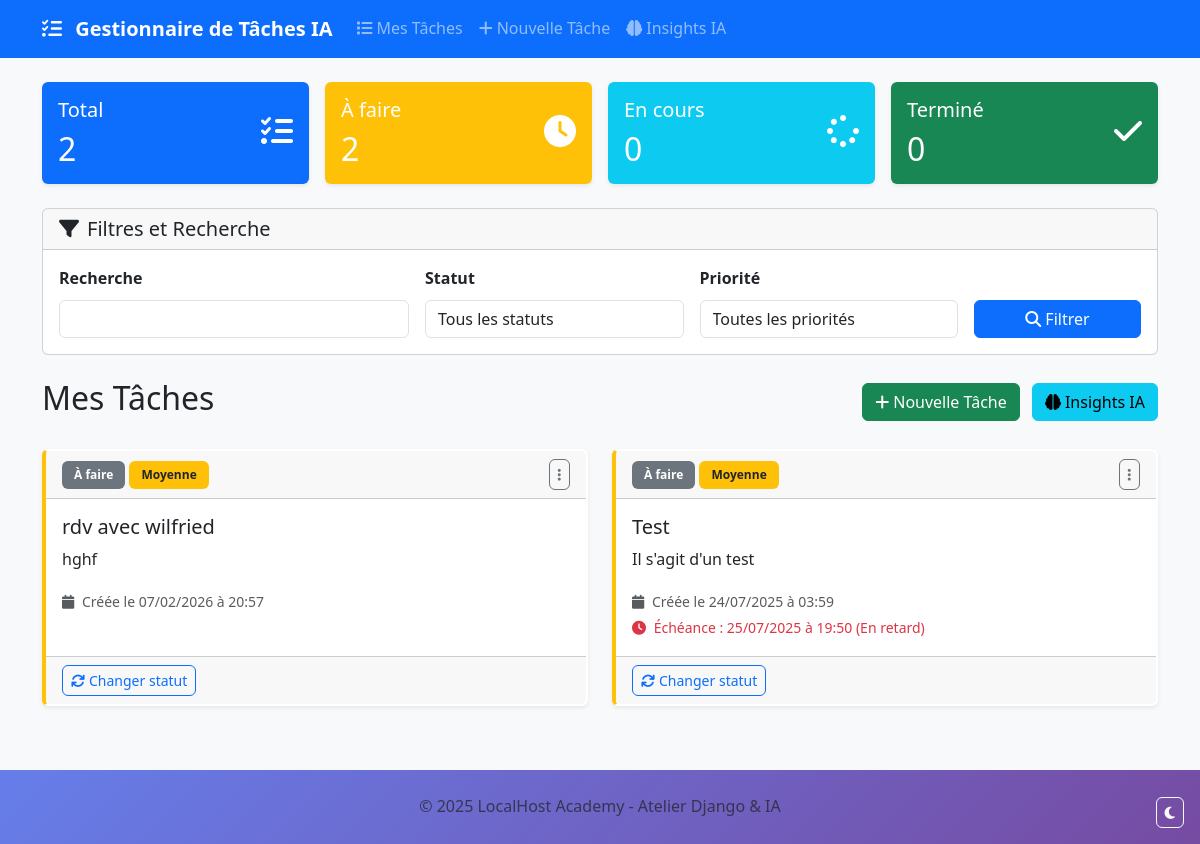
The page / on the database its author committed.
### tasks/models.py (models this page shows, shortened)
class Task(models.Model):
    STATUS_CHOICES = [
        ('todo', 'À faire'),
        ('doing', 'En cours'),
        ('done', 'Terminé'),
    ]
    PRIORITY_CHOICES = [
        ('low', 'Basse'),
        ('medium', 'Moyenne'),
        ('high', 'Haute'),
        ('urgent', 'Urgente'),
    ]
    title = models.CharField(
        max_length=200,
        verbose_name="Titre de la tâche",
        help_text="Décrivez brièvement votre tâche"
    )
    description = models.TextField(
        blank=True,
        null=True,
        verbose_name="Description détaillée",
        help_text="Ajoutez plus de détails si nécessaire"
    )
    status = models.CharField(
        max_length=10,
        choices=STATUS_CHOICES,
        default='todo',
        verbose_name="Statut"
    )
    priority = models.CharField(
        max_length=10,
        choices=PRIORITY_CHOICES,
        default='medium',
        verbose_name="Priorité"
    )
    due_date = models.DateTimeField(
        blank=True,
        null=True,
        verbose_name="Date d'échéance"
    )
    created_at = models.DateTimeField(
        auto_now_add=True,
        verbose_name="Date de création"
    )
    updated_at = models.DateTimeField(
        auto_now=True,
        verbose_name="Dernière modification"
    )
    class Meta:
        verbose_name = "Tâche"
        verbose_name_plural = "Tâches"
        ordering = ['-created_at']  # Tri par date de création décroissante
    def is_overdue(self):
        if self.due_date and self.status != 'done':
            return timezone.now() > self.due_date
        return False
    def get_priority_class(self):
        priority_classes = {
            'low': 'priority-low',
            'medium': 'priority-medium',
            'high': 'priority-high',
            'urgent': 'priority-urgent'
        }
        return priority_classes.get(self.priority, 'priority-medium')

### tasks/views.py (the view)
# urls.py: path('', views.TaskListView.as_view(), name='task_list'),
class TaskListView(ListView):
    model = Task
    template_name = 'tasks/task_list.html'
    context_object_name = 'tasks'
    paginate_by = 10  # 10 tâches par page
    def get_queryset(self):
        queryset = Task.objects.all()
        status = self.request.GET.get('status')
        if status:
            queryset = queryset.filter(status=status)
        priority = self.request.GET.get('priority')
        if priority:
            queryset = queryset.filter(priority=priority)
        search = self.request.GET.get('search')
        if search:
            queryset = queryset.filter(
                Q(title__icontains=search) |
                Q(description__icontains=search)
            )
        return queryset.order_by('-created_at')
    def get_context_data(self, **kwargs):
        context = super().get_context_data(**kwargs)
        context['stats'] = {
            'total': Task.objects.count(),
            'todo': Task.objects.filter(status='todo').count(),
            'doing': Task.objects.filter(status='doing').count(),
            'done': Task.objects.filter(status='done').count(),
            'overdue': sum(1 for task in Task.objects.all() if task.is_overdue()),
        }
        context['current_status'] = self.request.GET.get('status', '')
        context['current_priority'] = self.request.GET.get('priority', '')
        context['current_search'] = self.request.GET.get('search', '')
        return context

### tasks/templates/tasks/task_list.html (shortened to what this page needs)
{% extends 'tasks/base.html' %}
{% load static %}
{% block content %}
<div class="row">
    <div class="col-12 mb-4">
        <div class="row g-3">
            <div class="col-md-3">
                <div class="card bg-primary text-white">
                    <div class="card-body">
                        <div class="d-flex justify-content-between">
                            <div>
                                <h5 class="card-title">Total</h5>
                                <h2 class="mb-0">{{ stats.total }}</h2>
                            </div>
                            <div class="align-self-center">
                                <i class="fas fa-tasks fa-2x"></i>
                            </div>
                        </div>
                    </div>
                </div>
            </div>
            <div class="col-md-3">
                <div class="card bg-warning text-white">
                    <div class="card-body">
                        <div class="d-flex justify-content-between">
                            <div>
                                <h5 class="card-title">À faire</h5>
                                <h2 class="mb-0">{{ stats.todo }}</h2>
                            </div>
                            <div class="align-self-center">
                                <i class="fas fa-clock fa-2x"></i>
                            </div>
                        </div>
                    </div>
                </div>
            </div>
            <div class="col-md-3">
                <div class="card bg-info text-white">
                    <div class="card-body">
                        <div class="d-flex justify-content-between">
                            <div>
                                <h5 class="card-title">En cours</h5>
                                <h2 class="mb-0">{{ stats.doing }}</h2>
                            </div>
                            <div class="align-self-center">
                                <i class="fas fa-spinner fa-2x"></i>
                            </div>
                        </div>
                    </div>
                </div>
            </div>
            <div class="col-md-3">
                <div class="card bg-success text-white">
                    <div class="card-body">
                        <div class="d-flex justify-content-between">
                            <div>
                                <h5 class="card-title">Terminé</h5>
                                <h2 class="mb-0">{{ stats.done }}</h2>
                            </div>
                            <div class="align-self-center">
                                <i class="fas fa-check fa-2x"></i>
                            </div>
                        </div>
                    </div>
                </div>
            </div>
        </div>
    </div>
    <div class="col-12 mb-4">
        <div class="card">
            <div class="card-header">
                <h5 class="card-title mb-0">
                    <i class="fas fa-filter me-2"></i>Filtres et Recherche
                </h5>
            </div>
            <div class="card-body">
                <form method="get" class="row g-3">
                    <div class="col-md-4">
                        <label for="search" class="form-label">Recherche</label>
                        <input type="text" class="form-control" id="search" name="search"
                               value="{{ current_search }}" placeholder="Rechercher...">
                    </div>
                    <div class="col-md-3">
                        <label for="status" class="form-label">Statut</label>
                        <select class="form-control" id="status" name="status">
                            <option value="">Tous les statuts</option>
                        </select>
                    </div>
                    <div class="col-md-3">
                        <label for="priority" class="form-label">Priorité</label>
                        <select class="form-control" id="priority" name="priority">
                            <option value="">Toutes les priorités</option>
                        </select>
                    </div>
                    <div class="col-md-2">
                        <label class="form-label">&nbsp;</label>
                        <div class="d-grid">
                            <button type="submit" class="btn btn-primary">
                                <i class="fas fa-search me-1"></i>Filtrer
                            </button>
                        </div>
                    </div>
                </form>
            </div>
        </div>
    </div>
    <div class="col-12 mb-4">
        <div class="d-flex justify-content-between align-items-center">
            <h2>Mes Tâches</h2>
            <div>
                <a href="{% url 'tasks:task_create' %}" class="btn btn-success">
                    <i class="fas fa-plus me-1"></i>Nouvelle Tâche
                </a>
                <button id="get-insights-btn" class="btn btn-info ms-2">
                    <i class="fas fa-brain me-1"></i>Insights IA
                </button>
            </div>
        </div>
    </div>
    <div class="col-12">
        {% if tasks %}
            <div class="row">
                {% for task in tasks %}
                    <div class="col-lg-6 mb-3">
                        <div class="card h-100 task-card {{ task.get_priority_class }}">
                            <div class="card-header d-flex justify-content-between align-items-center">
                                <div>
                                    <span class="badge bg-secondary">{{ task.get_status_display }}</span>
                                    <span class="badge badge-priority-{{ task.priority }}">{{ task.get_priority_display }}</span>
                                </div>
                                <div class="dropdown">
                                    <button class="btn btn-sm btn-outline-secondary" type="button"
                                            data-bs-toggle="dropdown">
                                        <i class="fas fa-ellipsis-v"></i>
                                    </button>
                                </div>
                            </div>
                            <div class="card-body">
                                <h5 class="card-title">{{ task.title }}</h5>
                                {% if task.description %}
                                    <p class="card-text">{{ task.description|truncatewords:20 }}</p>
                                {% endif %}
                                <div class="task-meta">
                                    <small class="text-muted">
                                        <i class="fas fa-calendar me-1"></i>
                                        Créée le {{ task.created_at|date:"d/m/Y à H:i" }}
                                    </small>
                                    {% if task.due_date %}
                                        <br>
                                        <small class="{% if task.is_overdue %}text-danger{% else %}text-info{% endif %}">
                                            <i class="fas fa-clock me-1"></i>
                                            Échéance : {{ task.due_date|date:"d/m/Y à H:i" }}
                                            {% if task.is_overdue %}(En retard){% endif %}
                                        </small>
                                    {% endif %}
                                </div>
                            </div>
                            <div class="card-footer">
                                <button class="btn btn-sm btn-outline-primary toggle-status-btn"
                                        data-task-id="{{ task.pk }}">
                                    <i class="fas fa-sync me-1"></i>Changer statut
                                </button>
                            </div>
                        </div>
                    </div>
                {% endfor %}
            </div>
        {% endif %}
    </div>
</div>
{% endblock %}

### tasks/templates/tasks/base.html (shortened to what this page needs)
<!DOCTYPE html>
<html lang="fr">
<head>
    <link href="https://cdn.jsdelivr.net/npm/bootstrap@5.3.0/dist/css/bootstrap.min.css" rel="stylesheet">
    <link rel="stylesheet" href="https://cdnjs.cloudflare.com/ajax/libs/font-awesome/6.4.0/css/all.min.css">
    {% load static %}
    <link rel="stylesheet" href="{% static 'css/style.css' %}">
</head>
<body>
    <nav class="navbar navbar-expand-lg navbar-dark bg-primary">
        <div class="container">
            <a class="navbar-brand" href="{% url 'tasks:task_list' %}">
                <i class="fas fa-tasks me-2"></i>
                Gestionnaire de Tâches IA
            </a>
            <div class="collapse navbar-collapse" id="navbarNav">
                <ul class="navbar-nav me-auto">
                    <li class="nav-item">
                        <a class="nav-link" href="{% url 'tasks:task_list' %}">
                            <i class="fas fa-list me-1"></i>Mes Tâches
                        </a>
                    </li>
                    <li class="nav-item">
                        <a class="nav-link" href="{% url 'tasks:task_create' %}">
                            <i class="fas fa-plus me-1"></i>Nouvelle Tâche
                        </a>
                    </li>
                    <li class="nav-item">
                        <a class="nav-link" href="{% url 'tasks:ai_insights' %}">
                            <i class="fas fa-brain me-1"></i>Insights IA
                        </a>
                    </li>
                </ul>
            </div>
        </div>
    </nav>
    <main class="container my-4">
        {% block content %}
        {% endblock %}
    </main>
    <footer class="bg-light py-4 mt-5">
        <div class="container text-center">
            <p class="mb-0 text-muted">
                © 2025 LocalHost Academy - Atelier Django & IA
            </p>
        </div>
    </footer>
</body>
</html>

### static/css/style.css (style rules this page uses)
:root { --primary-color: #007bff; --success-color: #28a745; --warning-color: #ffc107; --danger-color: #dc3545; --info-color: #17a2b8; --light-color: #f8f9fa; --dark-color: #343a40; --priority-low: #28a745; --priority-medium: #ffc107; --priority-high: #fd7e14; --priority-urgent: #dc3545; --shadow-sm: 0 .125rem .25rem rgba(0,0,0,.075); --shadow: 0 .5rem 1rem rgba(0,0,0,.15); --shadow-lg: 0 1rem 3rem rgba(0,0,0,.175); }
body { font-family: 'Segoe UI', Tahoma, Geneva, Verdana, sans-serif; background-color: #f8f9fa; line-height: 1.6; }
.navbar-brand { font-weight: 700; font-size: 1.25rem; }
.navbar-nav .nav-link { font-weight: 500; transition: color 0.3s ease; }
.task-card { transition: all 0.3s ease; border: 2px solid transparent; box-shadow: var(--shadow-sm); }
.task-card.priority-medium { border-left: 4px solid var(--priority-medium); }
.badge-priority-medium { background-color: var(--priority-medium) !important; color: #212529 !important; }
.form-label { font-weight: 600; color: var(--white-color); margin-bottom: 0.5rem; }
.btn { font-weight: 500; border-radius: 6px; transition: all 0.3s ease; }
.card.bg-primary, .card.bg-success, .card.bg-warning, .card.bg-info, .card.bg-danger { border: none; box-shadow: var(--shadow-sm); }
.badge { font-size: 0.75rem; font-weight: 600; padding: 0.5rem 0.75rem; border-radius: 6px; }
footer { margin-top: auto; background: linear-gradient(135deg, #667eea 0%, #764ba2 100%); color: white; }
footer p { margin: 0; font-weight: 500; }
.bg-dark ::placeholder, .bg-gradient-primary ::placeholder, .bg-gradient-success ::placeholder, .bg-gradient-warning ::placeholder, .bg-gradient-danger ::placeholder, .card.bg-primary ::placeholder, .card.bg-success ::placeholder, .card.bg-warning ::placeholder, .card.bg-info ::placeholder, .card.bg-danger ::placeholder, footer ::placeholder, .navbar ::placeholder, .modal-content ::placeholder, .modal-header ::placeholder, .form-control.bg-dark::placeholder, .form-control.bg-gradient-primary::placeholder, .form-control.bg-gradient-success::placeholder, .form-control.bg-gradient-warning::placeholder, .form-control.bg-gradient-danger::placeholder { color: #fff !important; opacity: 1; }
input::placeholder, textarea::placeholder, .form-control::placeholder { color: #fff !important; opacity: 1; }

### rows shown on the page
Task: status "À faire", priority "Moyenne", title "rdv avec wilfried", description "hghf", created_at "07/02/2026 à 20:57"
Task: status "À faire", priority "Moyenne", title "Test", description "Il s'agit d'un test", created_at "24/07/2025 à 03:59", due_date "25/07/2025 à 19:50", shows "(En retard)"

### other values the page prints
{{ stats.total }} "2"
{{ stats.todo }} "2"
{{ stats.doing }} "0"
{{ stats.done }} "0"
